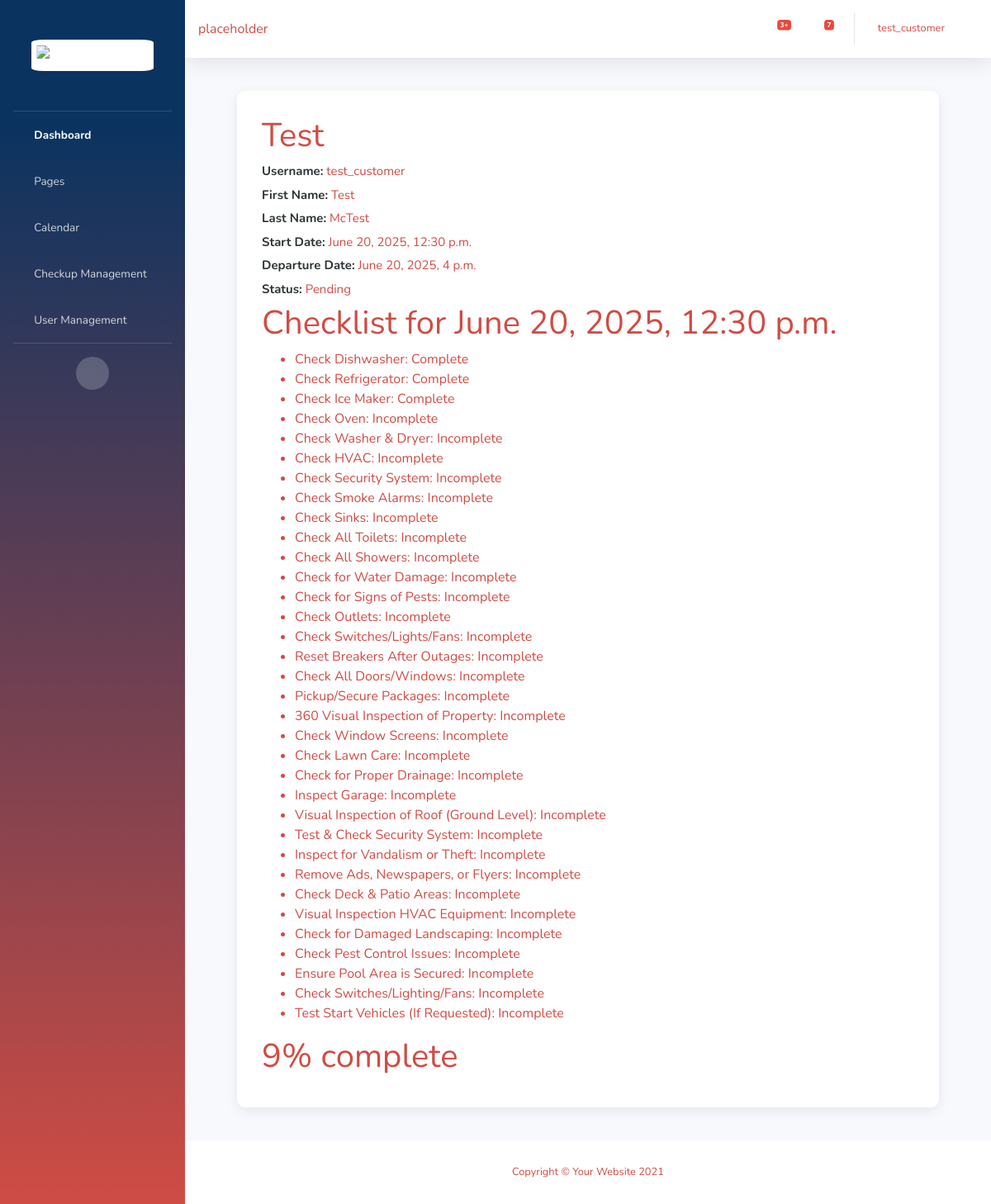
The app's page /info/1/ (signed in) with its own data.
### app/models.py (models this page shows, shortened)
class Checkup(models.Model):
    customer = models.ForeignKey(User, on_delete=models.CASCADE, blank=True,null=True)
    name = models.CharField(max_length=50,default="Unnamed")
    address = EncryptedCharField(max_length=100)
    contact = EncryptedCharField(max_length=150,blank=True,null=True)
    status = models.CharField(max_length=50,default='Pending')
    inspectors = models.ManyToManyField(User, related_name='inspector', default=1)
    startDT = models.DateTimeField(null=True)
    departDT = models.DateTimeField(null=True)
    comments = models.TextField(blank=True,null=True)
    def completion_percentage(self):
        total_items = self.items.count()
        if total_items == 0:
            return 0
        completed_items = self.items.filter(is_completed=True).count()
        return round((completed_items / total_items) * 100)

class ChecklistItem(models.Model):
    checklist = models.ForeignKey(Checkup, related_name='items', on_delete=models.CASCADE)
    description = models.CharField(max_length=255)
    is_completed = models.BooleanField(default=False)

### app/views.py (the view, shortened to what this page needs)
# urls.py: path('info/<int:checkup_id>/', checkupCreate, name='Edit'),
@login_required
def checkupCreate(request, checkup_id=None):
    if checkup_id:
        checkup = get_object_or_404(Checkup, id=checkup_id)
        if (request.user==checkup.customer) and (request.user not in checkup.inspectors.all()):
            context = {'checkup': checkup,'percentage':checkup.completion_percentage()}
            return render(request, 'customerView.html', Context(request,context))
        else:
            if request.user not in checkup.inspectors.all():
                return redirect('Home')  # Redirect to a permission denied page or another page
    else:
        checkup = None

### app/models.py (called while the page is built)
def Context(request, extra=None):
    BasicContext = {'user':request.user}
    if extra != None:
        return {k: v for d in (BasicContext, extra) for k, v in d.items()}
    else:
        return BasicContext

### app/templates/customerView.html (shortened to what this page needs)
{% extends 'base.html' %} {% block content %}
<div class="main profile-container">
  <table class="checkup-table">
    <h1>{{ checkup.name }}</h1>
    {% if checkup.customer %}
    <p class="checkup-field"><strong>Username:</strong> {{ checkup.customer.username }}</p>
    <p class="checkup-field"><strong>First Name:</strong> {{ checkup.customer.first_name }}</p>
    <p class="checkup-field"><strong>Last Name:</strong> {{ checkup.customer.last_name }}</p>
    {% endif %}
    <p class="checkup-field"><strong>Start Date:</strong> {{ checkup.startDT }}</p>
    <p class="checkup-field"><strong>Departure Date:</strong> {{ checkup.departDT }}</p>
    <p class="checkup-field"><strong>Status:</strong> {{ checkup.status }}</p>
  </table>
  <h1>Checklist for {{ checkup.startDT }}</h1>
  <ul>
    {% for item in checkup.items.all %}
    <li>{{ item.description }}: {% if item.is_completed %}Complete{% else %}Incomplete{% endif %}</li>
    {% endfor %}
  </ul>
  <h1>{{ checkup.completion_percentage }}% complete</h1>
</div>
{% endblock %}

### app/templates/base.html (shortened to what this page needs)
<!DOCTYPE html>
{% load static %}
<html lang="en">
  <head>
    <link
      href="{% static 'vendor/fontawesome-free/css/all.min.css' %}"
      rel="stylesheet"
      type="text/css"
    />
    <link href="{% static 'css/sb-admin-2.css' %}" rel="stylesheet" />
  </head>
  <body id="page-top">
    <div id="wrapper">
      <ul class="navbar-nav bg-gradient-primary sidebar sidebar-dark accordion" id="accordionSidebar">
        <a
          class="sidebar-brand d-flex align-items-center justify-content-center"
          href="https://www.rebelcheck.com/"
          target="_blank"
        >
          <div class="sidebar-brand-text mx-3">
            <img src="{% static 'img/RebelCheckLogo.png' %}" alt="Rebel Check" class="RebCheckLogo" />
          </div>
        </a>
        <hr class="sidebar-divider my-0" />
        <li class="nav-item active">
          <a class="nav-link" href="{% url 'Home' %}">
            <i class="fas fa-fw fa-tachometer-alt"></i>
            <span>Dashboard</span></a
          >
        </li>
        <li class="nav-item">
          <a
            class="nav-link collapsed"
            href="#"
            data-toggle="collapse"
            data-target="#collapsePages"
            aria-expanded="true"
            aria-controls="collapsePages"
          >
            <i class="fas fa-fw fa-folder"></i>
            <span>Pages</span>
          </a>
        </li>
        <li class="nav-item">
          <a class="nav-link" href="{% url 'calendar' %}">
            <i class="fas fa-fw fa-table"></i>
            <span>Calendar</span></a
          >
        </li>
        {% if user.groups.all.0.name == 'Inspector' %}
        <li class="nav-item">
          <a class="nav-link" href="{% url 'management' %}">
            <i class="fas fa-fw fa-wrench"></i>
            <span>Checkup Management</span></a
          >
        </li>
        <li class="nav-item">
          <a class="nav-link" href="{% url 'accounts' %}">
            <i class="fas fa-user fa-sm fa-fw"></i>
            <span>User Management</span></a
          >
        </li>
        {% endif %}
        <hr class="sidebar-divider d-none d-md-block" />
        <div class="text-center d-none d-md-inline">
          <button class="rounded-circle border-0" id="sidebarToggle"></button>
        </div>
      </ul>
      <div id="content-wrapper" class="d-flex flex-column">
        <div id="content">
          <nav class="navbar navbar-expand navbar-light bg-white topbar mb-4 static-top shadow">
            <div class="input-group">placeholder</div>
            <ul class="navbar-nav ml-auto">
              <li class="nav-item dropdown no-arrow mx-1">
                <a
                  class="nav-link dropdown-toggle"
                  href="#"
                  id="alertsDropdown"
                  role="button"
                  data-toggle="dropdown"
                  aria-haspopup="true"
                  aria-expanded="false"
                >
                  <i class="fas fa-bell fa-fw"></i>
                  <span class="badge badge-danger badge-counter">3+</span>
                </a>
              </li>
              <li class="nav-item dropdown no-arrow mx-1">
                <a
                  class="nav-link dropdown-toggle"
                  href="#"
                  id="messagesDropdown"
                  role="button"
                  data-toggle="dropdown"
                  aria-haspopup="true"
                  aria-expanded="false"
                >
                  <i class="fas fa-envelope fa-fw"></i>
                  <span class="badge badge-danger badge-counter">7</span>
                </a>
              </li>
              <li class="nav-item dropdown no-arrow">
                <a
                  class="nav-link dropdown-toggle"
                  href="#"
                  id="userDropdown"
                  role="button"
                  data-toggle="dropdown"
                  aria-haspopup="true"
                  aria-expanded="false"
                >
                  <span class="mr-2 d-none d-lg-inline text-gray-600 small">{{ user.username }}</span>
                  <i class="fas fa-fw fa-cog"></i>
                </a>
              </li>
            </ul>
          </nav>
          {% block content %}{% endblock %}
        </div>
        <footer class="sticky-footer bg-white">
          <div class="container my-auto">
            <div class="copyright text-center my-auto">
              <span>Copyright &copy; Your Website 2021</span>
            </div>
          </div>
        </footer>
      </div>
    </div>
  </body>
</html>

### app/templates/customerView.html (style rules this page uses)
.profile-container { max-width: 850px; margin: 40px auto; padding: 30px; background-color: #ffffff; border-radius: 10px; box-shadow: 0 4px 15px rgba(0, 0, 0, 0.08); }
.checkup-table { width: 100%; }
.checkup-field { margin: 6px 0; font-size: 15px; }
.checkup-field strong { color: #2d3436; }

### records on screen
Checkup: name "Test", customer.username "test_customer", customer.first_name "Test", customer.last_name "McTest", startDT "June 20, 2025, 12:30 p.m.", departDT "June 20, 2025, 4 p.m.", status "Pending", completion_percentage "9"
ChecklistItem: description "Check Dishwasher", is_completed "Complete"
ChecklistItem: description "Check Refrigerator", is_completed "Complete"
ChecklistItem: description "Check Ice Maker", is_completed "Complete"
ChecklistItem: description "Check Oven", is_completed "Incomplete"
ChecklistItem: description "Check Washer & Dryer", is_completed "Incomplete"
ChecklistItem: description "Check HVAC", is_completed "Incomplete"
ChecklistItem: description "Check Security System", is_completed "Incomplete"
ChecklistItem: description "Check Smoke Alarms", is_completed "Incomplete"
ChecklistItem: description "Check Sinks", is_completed "Incomplete"
ChecklistItem: description "Check All Toilets", is_completed "Incomplete"
ChecklistItem: description "Check All Showers", is_completed "Incomplete"
ChecklistItem: description "Check for Water Damage", is_completed "Incomplete"
ChecklistItem: description "Check for Signs of Pests", is_completed "Incomplete"
ChecklistItem: description "Check Outlets", is_completed "Incomplete"
ChecklistItem: description "Check Switches/Lights/Fans", is_completed "Incomplete"
ChecklistItem: description "Reset Breakers After Outages", is_completed "Incomplete"
ChecklistItem: description "Check All Doors/Windows", is_completed "Incomplete"
ChecklistItem: description "Pickup/Secure Packages", is_completed "Incomplete"
ChecklistItem: description "360 Visual Inspection of Property", is_completed "Incomplete"
ChecklistItem: description "Check Window Screens", is_completed "Incomplete"
ChecklistItem: description "Check Lawn Care", is_completed "Incomplete"
ChecklistItem: description "Check for Proper Drainage", is_completed "Incomplete"
ChecklistItem: description "Inspect Garage", is_completed "Incomplete"
ChecklistItem: description "Visual Inspection of Roof (Ground Level)", is_completed "Incomplete"
ChecklistItem: description "Test & Check Security System", is_completed "Incomplete"
ChecklistItem: description "Inspect for Vandalism or Theft", is_completed "Incomplete"
ChecklistItem: description "Remove Ads, Newspapers, or Flyers", is_completed "Incomplete"
ChecklistItem: description "Check Deck & Patio Areas", is_completed "Incomplete"
ChecklistItem: description "Visual Inspection HVAC Equipment", is_completed "Incomplete"
ChecklistItem: description "Check for Damaged Landscaping", is_completed "Incomplete"
ChecklistItem: description "Check Pest Control Issues", is_completed "Incomplete"
ChecklistItem: description "Ensure Pool Area is Secured", is_completed "Incomplete"
ChecklistItem: description "Check Switches/Lighting/Fans", is_completed "Incomplete"
ChecklistItem: description "Test Start Vehicles (If Requested)", is_completed "Incomplete"

### other values on screen
{{ user.username }} "test_customer"
